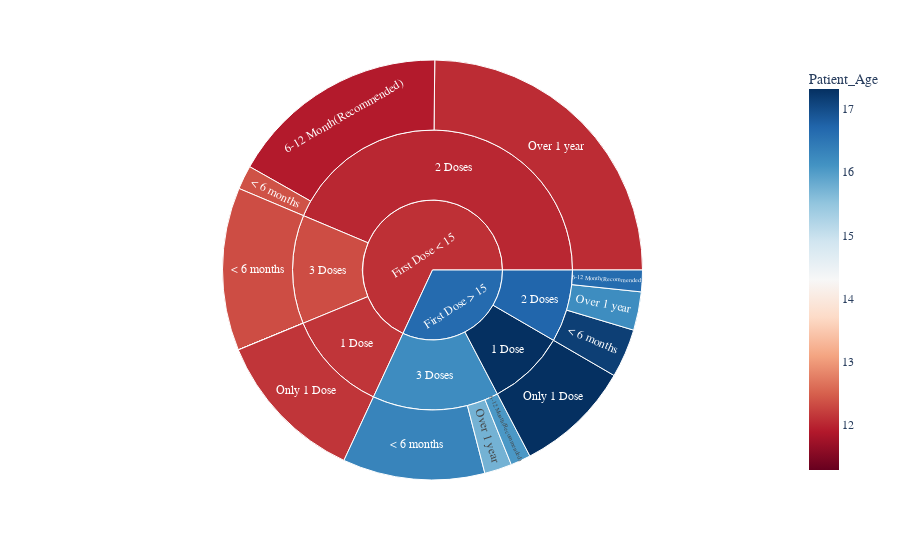

Notebook code for this chart:
### Code cell
df = grouped_patients
fig = px.sunburst(df, path=['firstDoseAge','Doses', 'gap12'], values='Count',
                  names='gap12',
                  color='Patient_Age', 
                  color_continuous_scale='RdBu',
                  color_continuous_midpoint=np.average(df['Patient_Age']))
fig.update_layout(
#     title="Distribution of the HPV Vaccined Patients' Completeness and Schedule",
    title_font=dict(family="Times New Roman"),
    font=dict(family="Times New Roman"),
)
fig.show()

### Figure 1 — Plotly figure (JSON) as saved in the notebook; plotly's stock layout.template omitted (floating-point values rounded to 4 significant figures)
{"data": [{"branchvalues": "total", "customdata": [[11.91], [16.64], [12.58], [16.05], [12.38], [17.15], [12.34], [16.31], [12.13], [17.32], [12.06], [16.19], [11.44], [15.74], [12.13], [17.32], [12.02], [16.71], [12.34], [16.2], [12.1], [16.65]], "domain": {"x": [0, 1], "y": [0, 1]}, "hovertemplate": "labels=%{label}<br>Count=%{value}<br>parent=%{parent}<br>id=%{id}<br>Patient_Age=%{color}<extra></extra>", "ids": ["First Dose < 15/2 Doses/6-12 Month(Recommended)", "First Dose > 15/2 Doses/6-12 Month(Recommended)", "First Dose < 15/3 Doses/6-12 Month(Recommended)", "First Dose > 15/3 Doses/6-12 Month(Recommended)", "First Dose < 15/2 Doses/< 6 months", "First Dose > 15/2 Doses/< 6 months", "First Dose < 15/3 Doses/< 6 months", "First Dose > 15/3 Doses/< 6 months", "First Dose < 15/1 Dose/Only 1 Dose", "First Dose > 15/1 Dose/Only 1 Dose", "First Dose < 15/2 Doses/Over 1 year", "First Dose > 15/2 Doses/Over 1 year", "First Dose < 15/3 Doses/Over 1 year", "First Dose > 15/3 Doses/Over 1 year", "First Dose < 15/1 Dose", "First Dose > 15/1 Dose", "First Dose < 15/2 Doses", "First Dose > 15/2 Doses", "First Dose < 15/3 Doses", "First Dose > 15/3 Doses", "First Dose < 15", "First Dose > 15"], "labels": ["6-12 Month(Recommended)", "6-12 Month(Recommended)", "6-12 Month(Recommended)", "6-12 Month(Recommended)", "< 6 months", "< 6 months", "< 6 months", "< 6 months", "Only 1 Dose", "Only 1 Dose", "Over 1 year", "Over 1 year", "Over 1 year", "Over 1 year", "1 Dose", "1 Dose", "2 Doses", "2 Doses", "3 Doses", "3 Doses", "First Dose < 15", "First Dose > 15"], "marker": {"coloraxis": "coloraxis", "colors": [11.91, 16.64, 12.58, 16.05, 12.38, 17.15, 12.34, 16.31, 12.13, 17.32, 12.06, 16.19, 11.44, 15.74, 12.13, 17.32, 12.02, 16.71, 12.34, 16.2, 12.1, 16.65]}, "name": "", "parents": ["First Dose < 15/2 Doses", "First Dose > 15/2 Doses", "First Dose < 15/3 Doses", "First Dose > 15/3 Doses", "First Dose < 15/2 Doses", "First Dose > 15/2 Doses", "First Dose < 15/3 Doses", "First Dose > 15/3 Doses", "First Dose < 15/1 Dose", "First Dose > 15/1 Dose", "First Dose < 15/2 Doses", "First Dose > 15/2 Doses", "First Dose < 15/3 Doses", "First Dose > 15/3 Doses", "First Dose < 15", "First Dose > 15", "First Dose < 15", "First Dose > 15", "First Dose < 15", "First Dose > 15", "", ""], "type": "sunburst", "values": [80523, 7888, 19, 7377, 8729, 17783, 59504, 51869, 56190, 42406, 117678, 14027, 9, 9993, 56190, 42406, 206930, 39698, 59532, 69239, 322652, 151343]}], "layout": {"coloraxis": {"cmid": 14.3, "colorbar": {"title": {"text": "Patient_Age"}}, "colorscale": [[0, "rgb(103,0,31)"], [0.1, "rgb(178,24,43)"], [0.2, "rgb(214,96,77)"], [0.3, "rgb(244,165,130)"], [0.4, "rgb(253,219,199)"], [0.5, "rgb(247,247,247)"], [0.6, "rgb(209,229,240)"], [0.7, "rgb(146,197,222)"], [0.8, "rgb(67,147,195)"], [0.9, "rgb(33,102,172)"], [1, "rgb(5,48,97)"]]}, "font": {"family": "Times New Roman"}, "legend": {"tracegroupgap": 0}, "margin": {"t": 60}, "title": {"font": {"family": "Times New Roman"}}}}
